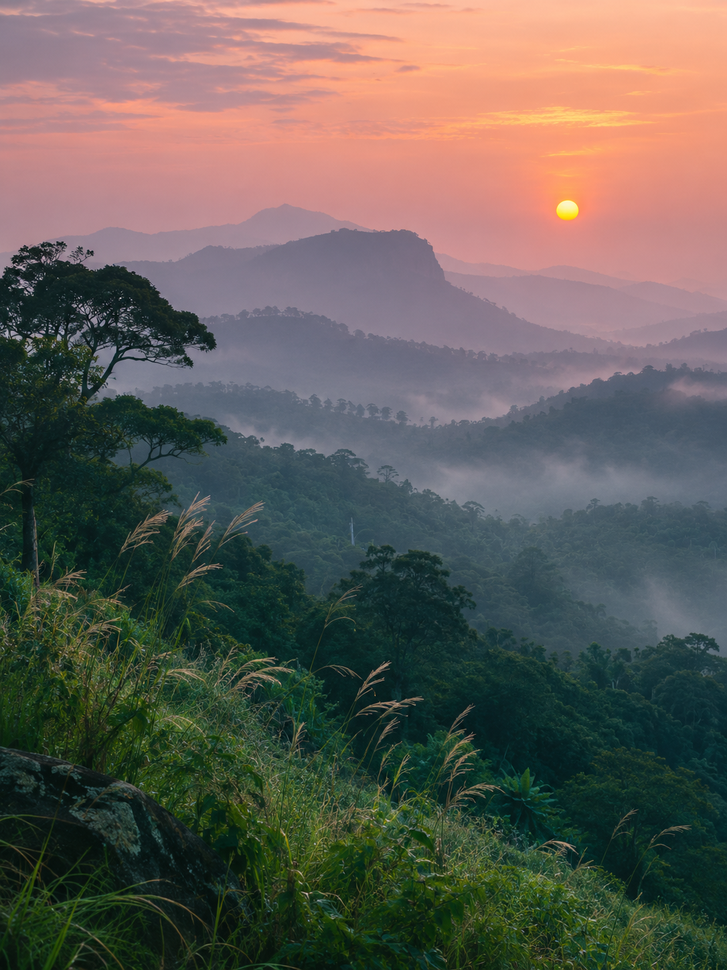
#> input picture src/images/splash-landscape.png, 727 x 970 px, shrunk from 1086 x 1448 before the run; its folder holds only this picture in this run
$ python -i global_features.py   (imports and definitions only)
#> lines starting #> are read from the running program, lines starting #| are printed output that depends on the picture
#> further down, picture is the input picture: PIL image 727x970 RGB; mean R, G, B 98.9, 93.8, 86.8
"""
Context-Aware Image Quality Assessment (IQA) - Phase 4: Module 3
Global Context Feature Extractor

This module captures whole-image contextual and aesthetic representations, including:
- Full-frame sharpness and luminance distribution
- Exposure quality (clipping in highlights / underexposure in shadows)
- Subject-to-background depth-of-field separation ratio (shallow DOF bokeh modeling)
- Global context score preserving whole-image composition
"""

from typing import Dict, Any, Optional
from PIL import Image, ImageFilter, ImageStat
import numpy as np


class GlobalFeatureExtractor:
    """
    Extracts whole-frame context features, including composition and depth-of-field separation.
    """

    def __init__(self):
        pass

    def extract(
        self,
        img: Image.Image,
        localization: Optional[Dict[str, Any]] = None
    ) -> Dict[str, Any]:
        """
        Extracts global scene context features.

        Returns dictionary with:
            - 'global_sharpness': float
            - 'global_contrast': float
            - 'highlight_clipping_ratio': float
            - 'shadow_underexposure_ratio': float
            - 'dof_separation_ratio': float (subject sharpness / background sharpness)
            - 'global_context_score': float (0-100 scale)
        """
        orig_w, orig_h = img.size
#> orig_w = 727; orig_h = 970
        gray = img.convert("L")
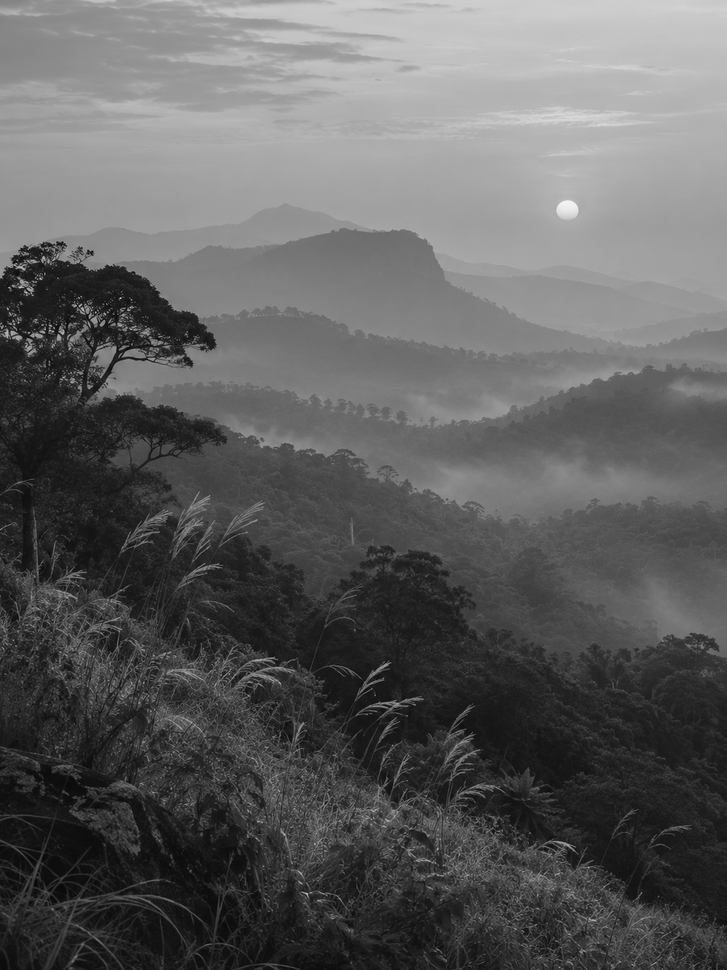
#> gray: PIL image 727x970 L; min 4, max 246, mean 94.5
        gray_np = np.array(gray)

        # 1. Whole-frame Sharpness & Contrast
        edges = gray.filter(ImageFilter.FIND_EDGES)
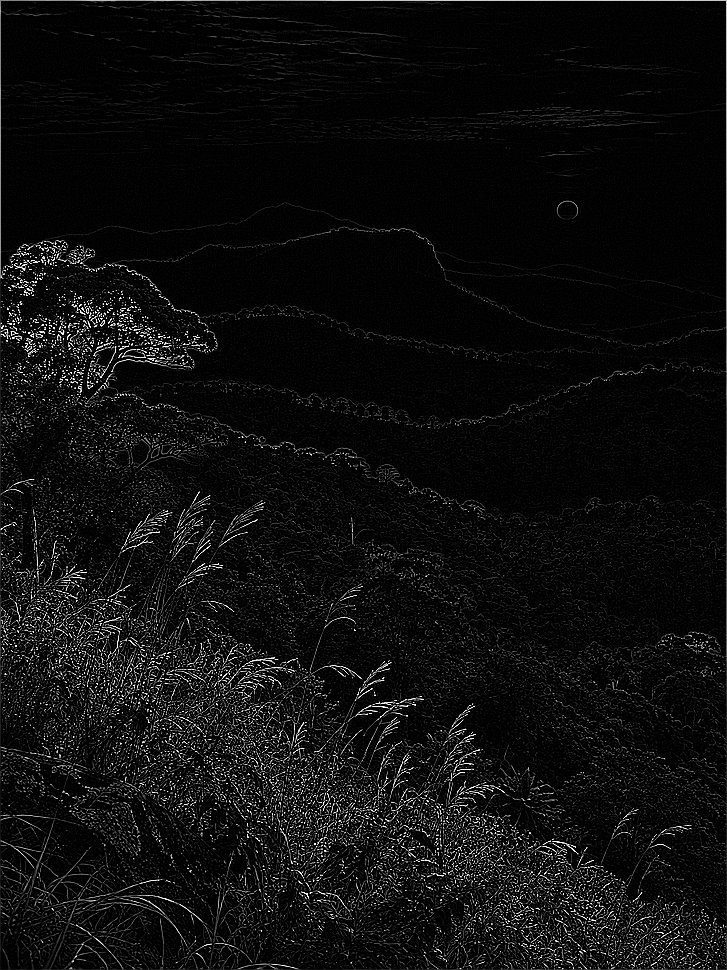
#> edges: PIL image 727x970 L; min 0, max 255, mean 13.9
        if min(edges.size) > 2:
            edges = edges.crop((1, 1, edges.width-1, edges.height-1))
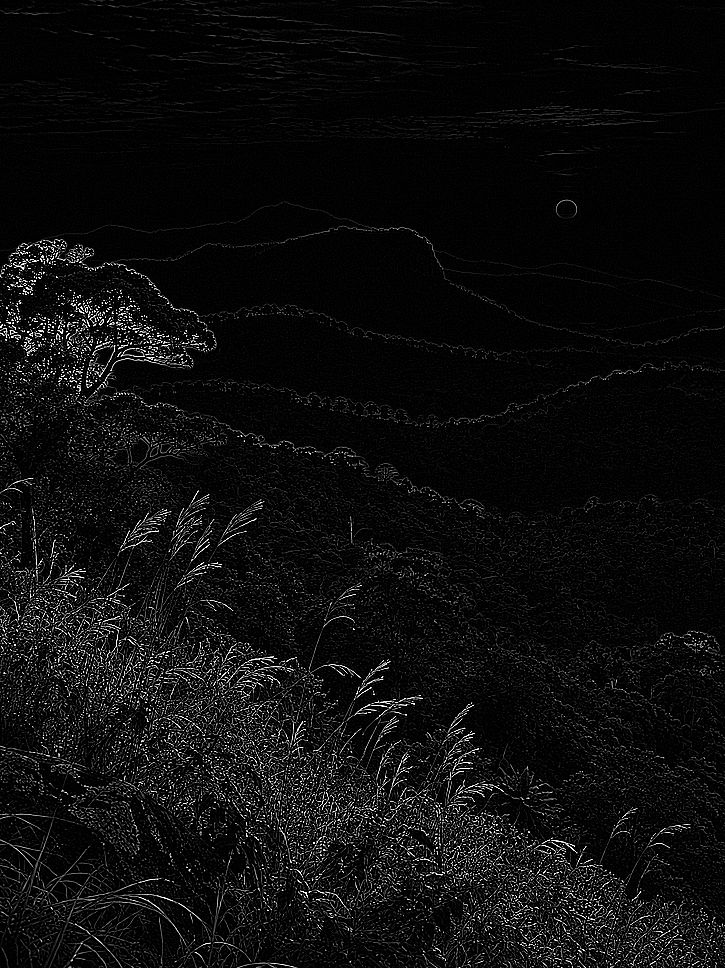
#> edges: PIL image 725x968 L; min 0, max 255, mean 13.5
        edge_stat = ImageStat.Stat(edges)
        global_sharpness = float(edge_stat.var[0]) if edge_stat.var else 0.0
#> global_sharpness = 1323.7

        lum_stat = ImageStat.Stat(gray)
        global_contrast = float(lum_stat.stddev[0]) if lum_stat.stddev else 0.0
#> global_contrast = 56.39
        mean_lum = float(lum_stat.mean[0]) if lum_stat.mean else 128.0
#> mean_lum = 94.49

        # 2. Exposure Quality (Overexposure / Underexposure)
        total_pixels = orig_w * orig_h
#> total_pixels = 705190
        highlight_clipping = float(np.sum(gray_np >= 250) / total_pixels)
#> highlight_clipping = 0
        shadow_clipping = float(np.sum(gray_np <= 5) / total_pixels)
#> shadow_clipping = 1.42e-06

        # Penalty for severe over/under exposure (> 15% blown out or black)
        exposure_penalty = max(0.0, (highlight_clipping - 0.08) * 40.0) + max(0.0, (shadow_clipping - 0.08) * 40.0)
#> exposure_penalty = 0

        # 3. Depth-of-Field (DOF) Separation Ratio
        # In professional event photography, a sharp subject on a softly blurred
        # background (bokeh) is a deliberate aesthetic choice, not a defect!
        dof_separation = 1.0
        background_motion = None
        background_energy = None
        context = (localization or {}).get("assessment_context", {})
        boxes = []
        if (localization and localization.get("subject_detected") and
                context.get("shot_type") not in ("detail", "scene")):
            boxes = [s["subject_bbox"] for s in localization.get("subjects", [])]
            if not boxes and localization.get("subject_bbox"):
                boxes = [localization["subject_bbox"]]
        if boxes and min(orig_w, orig_h) >= 2:
            subject_mask = np.zeros((orig_h, orig_w), dtype=bool)
            for box in boxes:
                x1, y1, x2, y2 = [int(round(c)) for c in box]
                subject_mask[max(0,y1):min(orig_h,y2), max(0,x1):min(orig_w,x2)] = True
            bg_mask = ~subject_mask
            if bg_mask.sum() > 1000 and subject_mask.any():
                gy, gx = np.gradient(gray_np.astype(np.float32))
                energy = gx**2 + gy**2
                dof_separation = float((energy[subject_mask].mean()+1e-6)/(energy[bg_mask].mean()+1e-6))
                # Exclude box boundaries: artificial mask/crop edges must not
                # masquerade as sharp background detail.
                interior = bg_mask.copy()
                interior[1:] &= bg_mask[:-1]
                interior[:-1] &= bg_mask[1:]
                interior[:, 1:] &= bg_mask[:, :-1]
                interior[:, :-1] &= bg_mask[:, 1:]
                interior[[0, -1], :] = False
                interior[:, [0, -1]] = False
                if interior.sum() > 1000:
                    vx, vy = float(np.var(gx[interior])), float(np.var(gy[interior]))
                    total = vx + vy
                    background_energy = float(energy[interior].mean())
                    background_motion = float((1 + abs(vx-vy)/(total+1e-6)) / (1+np.log1p(total)))

        # 4. Composite Global Context Score (0 to 100)
        # Scaled sharpness + contrast + aesthetic DOF reward - exposure penalty
        norm_sharpness = float(np.clip(np.log1p(global_sharpness) * 10.0, 0.0, 100.0))
#> norm_sharpness = 71.89
        norm_contrast = float(np.clip(global_contrast * 1.2, 0.0, 100.0))
#> norm_contrast = 67.67

        # Reward natural DOF separation (values between 1.2 and 5.0 indicate beautiful subject isolation)
        dof_bonus = float(np.clip((dof_separation - 1.0) * 4.0, 0.0, 15.0))

        if context.get("shot_type") in ("group", "scene"):
            dof_bonus = 0.0
        global_score = (0.50 * norm_sharpness + 0.50 * norm_contrast + dof_bonus) - exposure_penalty
#> global_score = 69.78
        global_score = float(np.clip(global_score, 0.0, 100.0))

        return {
            "global_sharpness": round(global_sharpness, 4),
            "global_contrast": round(global_contrast, 4),
            "mean_luminance": round(mean_lum, 4),
            "highlight_clipping_ratio": round(highlight_clipping, 4),
            "shadow_underexposure_ratio": round(shadow_clipping, 4),
            "dof_separation_ratio": round(dof_separation, 4),
            "global_context_score": round(global_score, 4),
            "background_motion_metric": background_motion,
            "background_gradient_energy": background_energy,
            "background_assessable": background_motion is not None,
        }

>>> from PIL import Image
>>> picture = Image.open('images/splash-landscape.png')
>>> result = GlobalFeatureExtractor().extract(picture)
#> result = 10 items

$ run again, on src/images/splash-mirrored-dusk.png
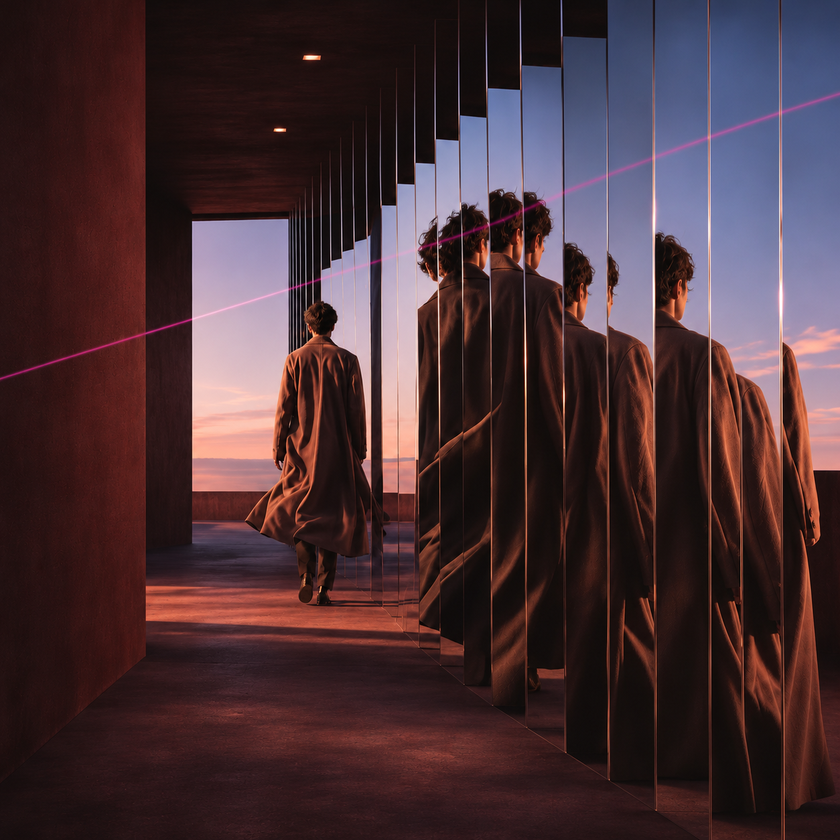
#> input picture src/images/splash-mirrored-dusk.png, 840 x 840 px, shrunk from 1254 x 1254 before the run
#> picture is the input picture: PIL image 840x840 RGB; mean R, G, B 71.3, 48.8, 53.8
#> in extract, `gray = img.convert("L")`:
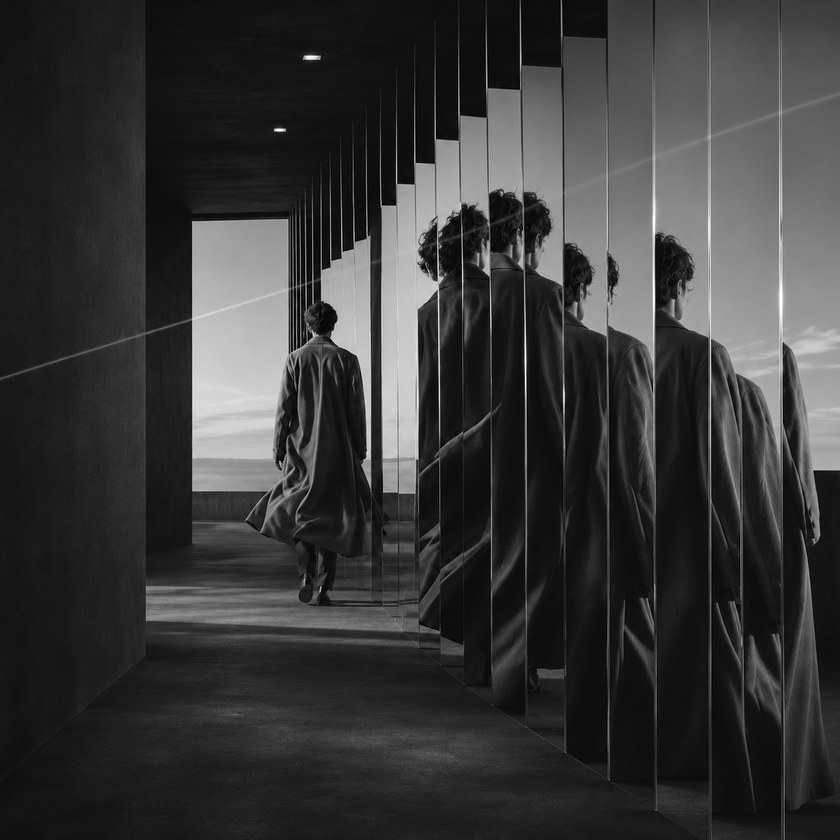
#> gray: PIL image 840x840 L; min 0, max 255, mean 56.1
#> in extract, `edges = edges.crop((1, 1, edges.width-1, edges.height-1))`:
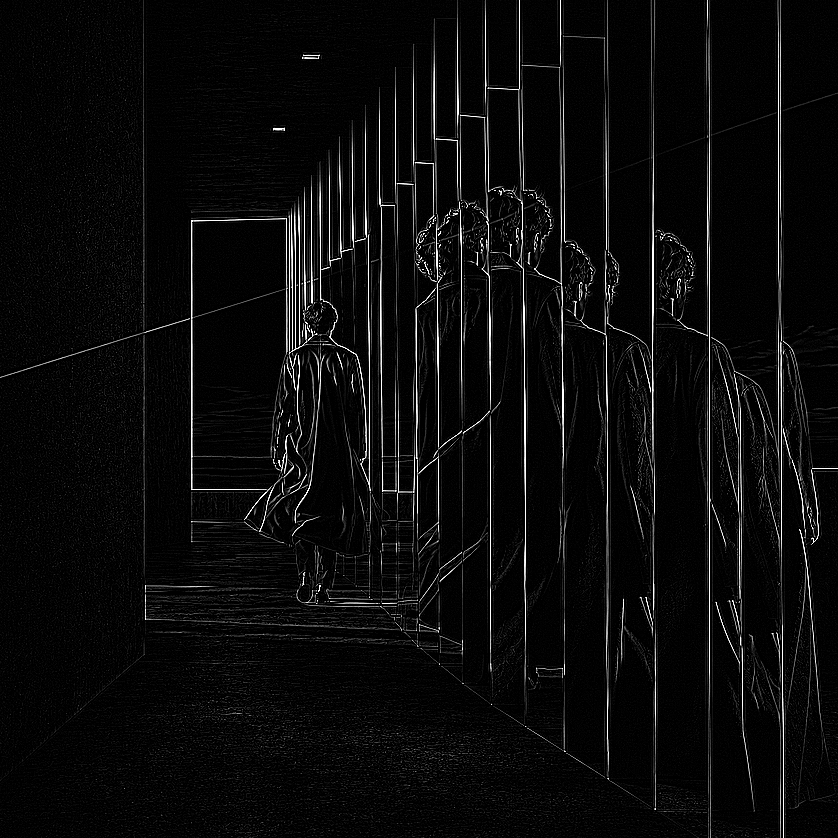
#> edges: PIL image 838x838 L; min 0, max 255, mean 10.9
#> global_sharpness = 1271.1
#> global_contrast = 51.26
#> mean_lum = 56.1
#> highlight_clipping = 0.000169
#> shadow_clipping = 0.00234
#> exposure_penalty = 0
#> norm_sharpness = 71.48
#> norm_contrast = 61.52
#> global_score = 66.5
#> result = 10 items
